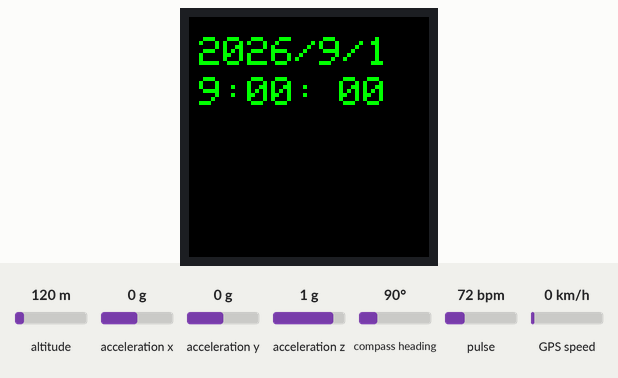
Bench run of a sketch on a simulated ESP8266 (NodeMCU). Shown: 240×240 colour display. The test bench sets the inputs (shaded band); at power-on: acceleration x 0 g, acceleration y 0 g, acceleration z 1 g, altitude 120 m, compass heading 90°, pulse 72 bpm, GPS speed 0 km/h. The GPS gets a fix after 3 s at 37.7749, -122.4194 with 8 satellites; what the sketch prints to the serial monitor is not drawn.

Above: at 0.3 s.
At 1.4 s:
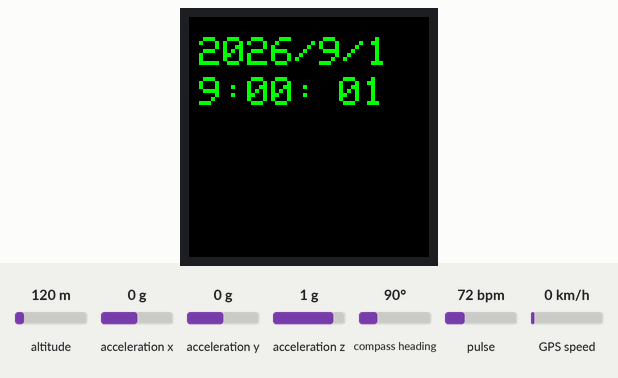
1.5 s: acceleration x set to -0.2 g
At 4.0 s:
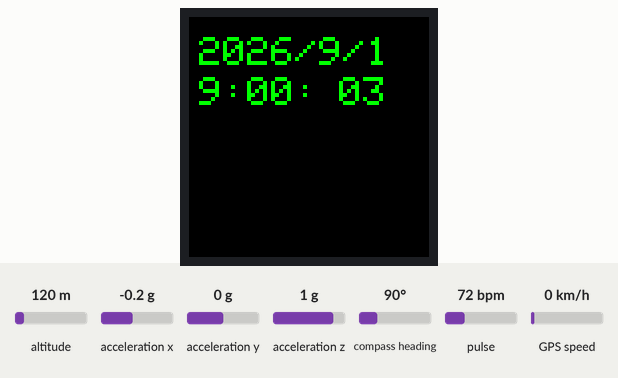
5.6 s: acceleration y set to -0.2 g
9.7 s: acceleration z set to 0.1 g
13.8 s: acceleration z set to -0.2 g
Timing chart, 0 to 16.8 s (numbered marks = the images above; inputs shaded):
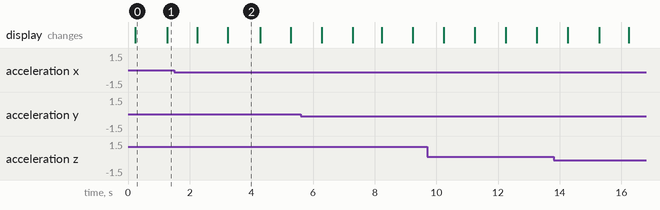

The sketch:

chap05.ino
```cpp
#include "getAcceralate.h"
#include "getHeartRate.h"
#include "setDisplay.h"
#include "displayClock.h"
#include "getGps.h"

void setup(){
  Serial.begin(9600);
  Serial1.begin(9600);
  setAcceralate();
  setHeartRate();
  setDisplay();
  getTime();
}

void loop(){
  getAcceralate();
  getHeartRate();
  showTime();
  getGps();
}
```

displayClock.cpp
```cpp
#include "displayClock.h"

unsigned long syncMillis = 0;
uint32_t baseEpoch = 1788220800;
bool clock_initialized = false;

String startDate = "";
String endDate = "";
uint32_t startEpoch = 0;
uint32_t endEpoch = 0;
uint32_t elapsedSeconds = 0;

void getTime() {
  syncMillis = millis();
  clock_initialized = true;
  static unsigned long prev = 0;
  if (millis() - prev >= 1000) {
    prev = millis();
    showTime();
  }
}

DateTime getNow() {
  if (!clock_initialized) {
    return DateTime(2000,1,1,0,0,0);
  }
  uint32_t currentEpoch =
    baseEpoch +
    ((millis() - syncMillis) / 1000);
  return DateTime(currentEpoch);
}

void showTime() {
  DateTime now = getNow();
  // JSTへ変換
  uint32_t jstEpoch = now.unixtime() + (9 * 60 * 60);
  DateTime jst(jstEpoch);
  // 前回値保存
  static int oldYear = -1;
  static int oldMonth = -1;
  static int oldDay = -1;
  static int oldHour = -1;
  static int oldMinute = -1;
  static int oldSecond = -1;

  /*
   * 日付更新
   */
  if (
    jst.year() != oldYear ||
    jst.month() != oldMonth ||
    jst.day() != oldDay
  ) {

    // 古い日付を黒で消す
    tft.setTextColor(ST77XX_BLACK);
    tft.setTextSize(4);
    tft.setCursor(10,20);
    tft.print(oldYear);
    tft.print("/");
    tft.print(oldMonth);
    tft.print("/");
    tft.print(oldDay);

    // 新しい日付
    tft.setTextColor(ST77XX_GREEN);
    tft.setCursor(10,20);
    tft.print(jst.year());
    tft.print("/");
    tft.print(jst.month());
    tft.print("/");
    tft.print(jst.day());

    oldYear = jst.year();
    oldMonth = jst.month();
    oldDay = jst.day();
  }

  /*
   * 時刻更新
   */
  if (
    jst.hour() != oldHour ||
    jst.minute() != oldMinute
  ) {

    // 古い HH:MM を消す
    tft.setTextColor(ST77XX_BLACK);
    tft.setTextSize(4);
    tft.setCursor(10,60);

    if(oldHour >= 0){
      tft.print(oldHour);
      tft.print(":");

      if(oldMinute < 10)
        tft.print("0");
      tft.print(oldMinute);
      tft.print(":");
    }

    // 新しい HH:MM
    tft.setTextColor(ST77XX_GREEN);
    tft.setCursor(10,60);
    tft.print(jst.hour());
    tft.print(":");

    if(jst.minute() < 10)
      tft.print("0");
    tft.print(jst.minute());
    tft.print(":");
    oldHour = jst.hour();
    oldMinute = jst.minute();

  }

  /*
   * 秒更新
   */
  if(
    jst.second() != oldSecond
  ){

    // 古い秒を消す
    tft.setTextColor(ST77XX_BLACK);
    tft.setCursor(150,60);

    if(oldSecond >= 0){
      if(oldSecond < 10)
        tft.print("0");
      tft.print(oldSecond);
    }

    // 新しい秒
    tft.setTextColor(ST77XX_GREEN);
    tft.setCursor(150,60);
    if(jst.second() < 10)
      tft.print("0");
    tft.print(jst.second());
    oldSecond = jst.second();
  }
}

//現在時刻を取得
String getDateTimeString(){

  DateTime now = getNow();

  // JSTへ変換
  uint32_t jstEpoch = now.unixtime() + (9 * 60 * 60);
  DateTime jst(jstEpoch);
  char buffer[20];
  snprintf(
    buffer,
    sizeof(buffer),
    "%04d-%02d-%02d %02d:%02d:%02d",
    jst.year(),
    jst.month(),
    jst.day(),
    jst.hour(),
    jst.minute(),
    jst.second()
  );
  return String(buffer);
}
```

displayClock.h
```cpp
#pragma once
#include <Wire.h>
#include <cstdint>
#include "RTClib.h"
#include <Adafruit_GFX.h>
#include <Adafruit_ST7789.h>

extern Adafruit_ST7789 tft;

extern String startDate;
extern String endDate;
extern uint32_t startEpoch;
extern uint32_t endEpoch;
extern uint32_t elapsedSeconds;

extern void getTime();
extern void showTime();
extern DateTime getNow();
extern String getDateTimeString();
```

getAcceralate.cpp
```cpp
#include "getAcceralate.h"

// IMUの設定
LSM6DS3 myIMU(I2C_MODE, 0x6A);    //I2C device address 0x6A
float aX, aY, aZ;

// 加速度のしきい値（この値を超えたら1歩とカウント）
const float STEP_THRESHOLD = 1.2;
// 1歩あたりの距離（m）※目安：歩幅約0.7m
const float STEP_LENGTH = 0.7;

// 状態変数
int steps = 0;
bool stepActive = false;

void setAcceralate(){
  Serial.begin(9600);
   // IMUの初期化
  if (myIMU.begin() != 0) {
    Serial.println("Device error");
  } else {
    Serial.println("IMU is available.");
  }
}

void getAcceralate(){
  aX = myIMU.readFloatAccelX();
  aY = myIMU.readFloatAccelY();
  aZ = myIMU.readFloatAccelZ();

  float magnitude = sqrt(aX*aX + aY*aY + aZ*aZ);

  if(magnitude > STEP_THRESHOLD && !stepActive){
    stepActive = true;
    steps++;
  }

  if(magnitude < 0.9){
    stepActive = false;
  }
  Serial.printf("aX=%.2f,",aX);
  Serial.printf("aY=%.2f,",aY);
  Serial.printf("aZ=%.2f\n",aZ);
  Serial.print("Steps:");
  Serial.println(steps);
}
```

getAcceralate.h
```cpp
#pragma once
#include <Wire.h>
#include <LSM6DS3.h>

// 状態変数
extern int steps;

extern void setAcceralate();
extern void getAcceralate();
```

getGps.cpp
```cpp
#include "getGps.h"

TinyGPSPlus gps;

#define MAX_PATH 500
Point path[MAX_PATH];

int pathCount = 0;

// 総移動距離（m）
double totalDistance = 0.0;

unsigned long lastSaveTime = 0;
const unsigned long SAVE_INTERVAL = 20000; // 20秒

void getGps(){
  // 緯度経度を取得
  while (Serial1.available()) {
      char c = Serial1.read();
      gps.encode(c); // TinyGPS++へ渡す
    }

     // 20秒経過していなければ何もしない
    if (millis() - lastSaveTime < SAVE_INTERVAL) {
      return;
    }

    lastSaveTime = millis();

    double lat = gps.location.lat();
    double lng = gps.location.lng();

    Serial.print("lat:");
    Serial.println(lat);
    Serial.print("lng:");
    Serial.println(lng);

    // Pathにgps.location.lat()とgps.location.lng()を追加
   if(pathCount < MAX_PATH){
     // 総移動距離を追加
      if (pathCount > 0) {
        double prevLat = path[pathCount - 1].lat;
        double prevLng = path[pathCount - 1].lng;
        double dist = TinyGPSPlus::distanceBetween(prevLat, prevLng, lat, lng);
        totalDistance += dist;
      }
      path[pathCount].lat = lat;
      path[pathCount].lng = lng;
      pathCount++;
    }
}
```

getGps.h
```cpp
#pragma once
#include <TinyGPS++.h>

struct Point {
  double lat;
  double lng;
};

extern Point path[];
extern int pathCount;

// 総移動距離（m）
extern double totalDistance;

extern void getGps();
```

getHeartRate.cpp
```cpp
#include "getHeartRate.h"

MAX30105 particleSensor;

const byte RATE_SIZE = 4;  //Increase this for more averaging. 4 is good.
byte rates[RATE_SIZE];     //Array of heart rates
byte rateSpot = 0;
long lastBeat = 0;  //Time at which the last beat occurred

float beatsPerMinute;  //Current BPM value
int beatAvg;           //Average BPM value

//各種平均値
float totalBPM = 0;
int bpmCount = 0;
float averageBPM = 0;

float totalTemperature = 0;
int temperatureCount = 0;
float averageTemperature = 0;

void setHeartRate() {
  // Initialize sensor
  if (!particleSensor.begin(Wire, I2C_SPEED_FAST))  //Use default I2C port, 400kHz speed
  {
    Serial.println("MAX30102 was not found. Please check wiring/power. ");
    while (1) ; //Infinite loop to stop the program
  }
  Serial.println("Place your index finger on the sensor with steady pressure.");

  particleSensor.setup();                     //Configure sensor with default settings
  particleSensor.setPulseAmplitudeRed(0x0A);  //Turn Red LED to low to indicate sensor is running
  particleSensor.setPulseAmplitudeGreen(0);   //Turn off Green LED
}

void getHeartRate() {
  long irValue = particleSensor.getIR();

  if (checkForBeat(irValue) == true) {
    //Calculate beatsPerMinute
    long delta = millis() - lastBeat;
    lastBeat = millis();
    beatsPerMinute = 60 / (delta / 1000.0);

    if (beatsPerMinute < 255 && beatsPerMinute > 20) {  //Check if the BPM value is within a valid range
      rates[rateSpot++] = (byte)beatsPerMinute;         //Store this reading in the array
      rateSpot %= RATE_SIZE;                            //Wrap variable

      //Take average of readings
      beatAvg = 0;
      for (byte x = 0; x < RATE_SIZE; x++)
        beatAvg += rates[x];
      beatAvg /= RATE_SIZE;
    }
  }

  //Print the IR value, current BPM value, and average BPM value to the serial monitor
  Serial.print("IR=");
  Serial.print(irValue);
  Serial.print(", BPM=");
  Serial.print(beatsPerMinute);
  Serial.print(", Avg BPM=");
  Serial.print(beatAvg);

  if (irValue < 50000)
    Serial.print(" No finger?");

  Serial.println();
}
```

getHeartRate.h
```cpp
#pragma once
#include <Wire.h>
#include "MAX30105.h"
#include "heartRate.h"

// 各種平均値
extern float totalBPM;
extern int bpmCount;
extern float averageBPM;

extern float totalTemperature;
extern int temperatureCount;
extern float averageTemperature;

extern void setHeartRate();
extern void getHeartRate();
```

setDisplay.cpp
```cpp
#include "setDisplay.h"

// TFTピン設定
#define TFT_CS    D2
#define TFT_DC    D1
#define TFT_RST   D0

// ST7789初期化
Adafruit_ST7789 tft = Adafruit_ST7789(TFT_CS, TFT_DC, TFT_RST);

void setDisplay() {
  // ディスプレイ初期化
  tft.init(240, 240);
  tft.setRotation(2);
  tft.fillScreen(ST77XX_BLACK);
  tft.setTextColor(ST77XX_GREEN);
  tft.setTextSize(2);
  tft.setCursor(10, 20);
  //tft.println("Get Ready.");
}

void updateDisplay() {

}
```

setDisplay.h
```cpp
#pragma once
#include <Adafruit_GFX.h>
#include <Adafruit_ST7789.h>
#include <SPI.h>

extern void setDisplay();
```

Measured:
- what the display in image 0 shows lasts 1.1 s, from 0.2 s to 1.3 s
- what the display in image 2 shows lasts 1.1 s, from 3.2 s to 4.3 s
